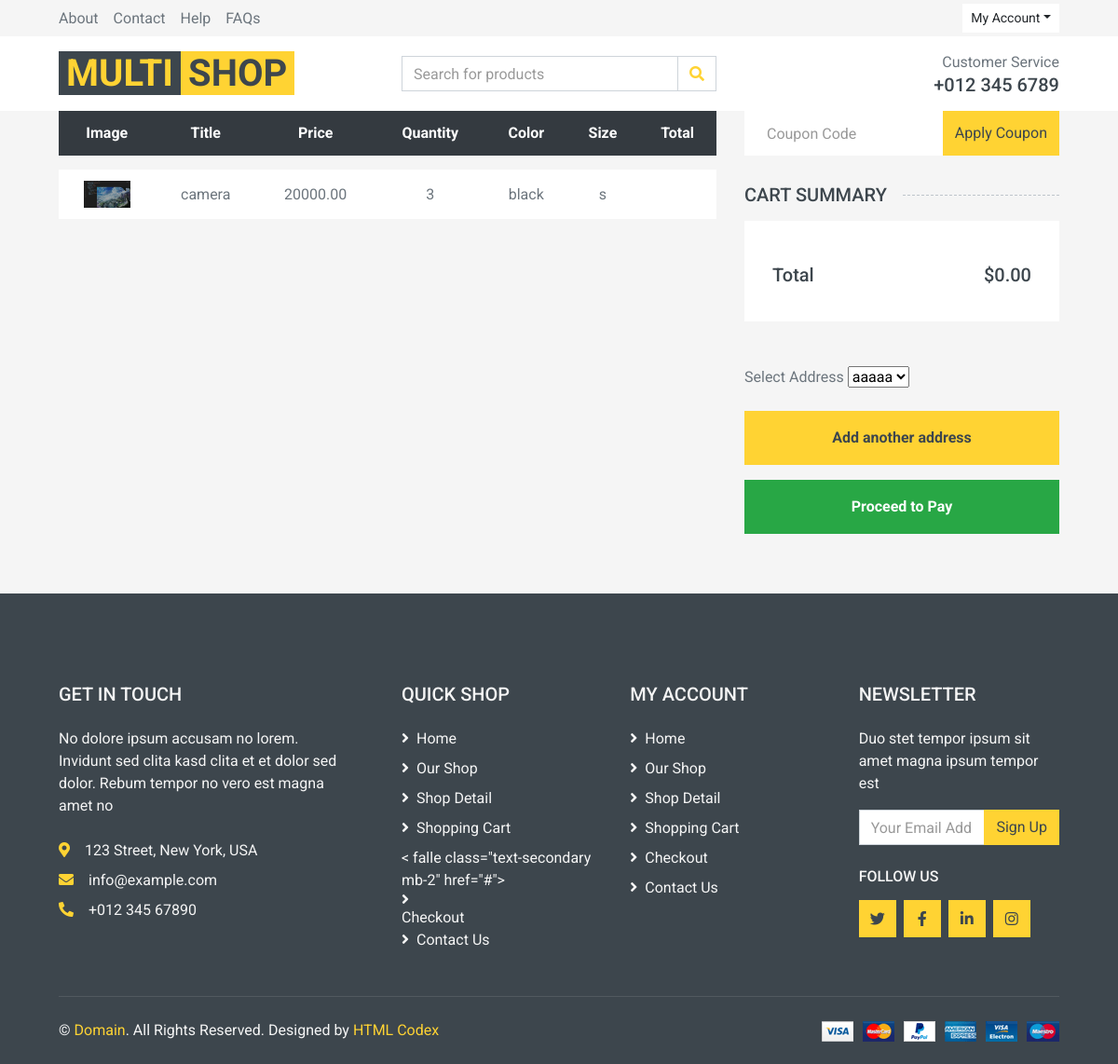
/cart/order/13 (signed in), run on an earlier commit of the app's database.
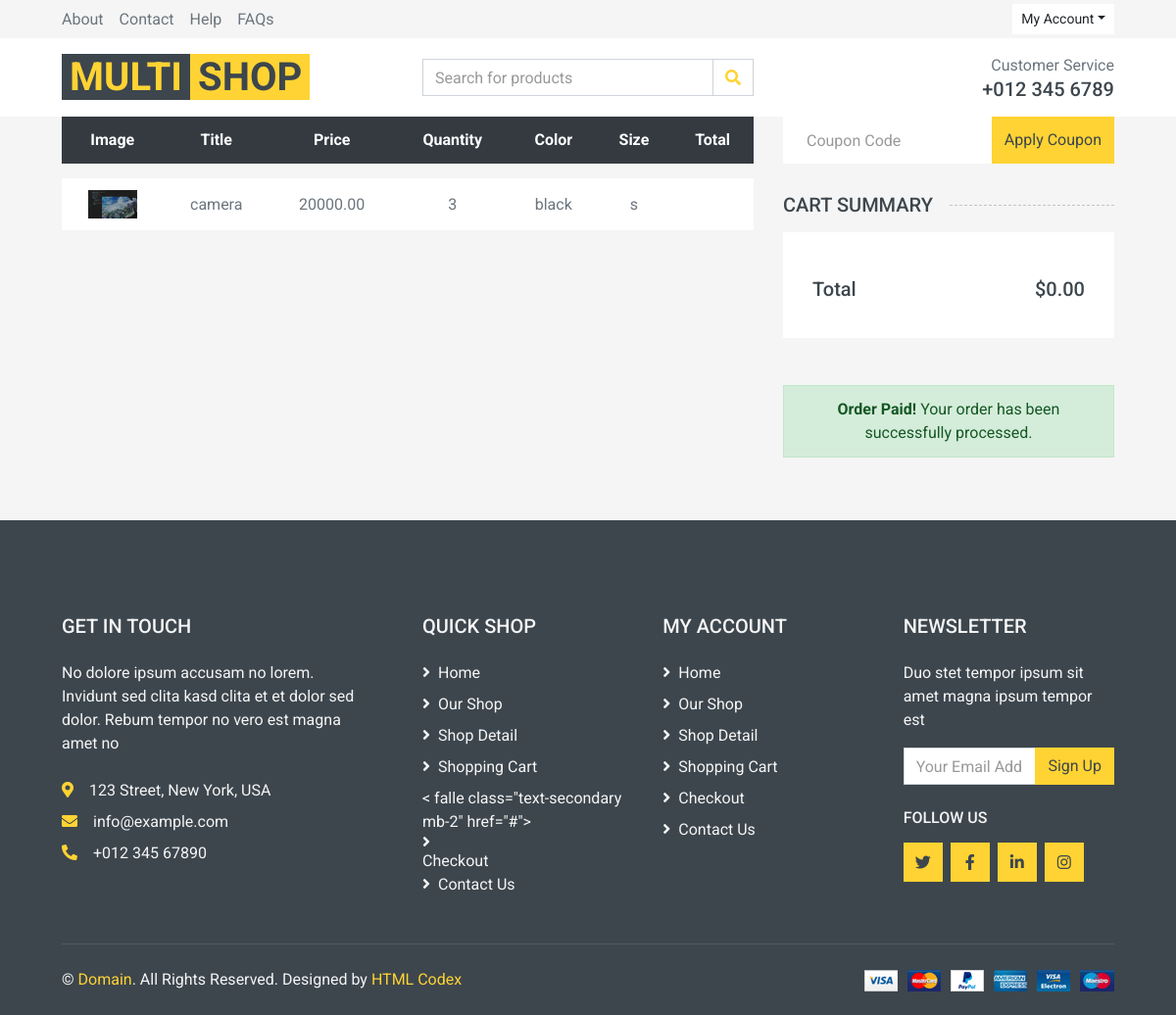
And on a later commit of the database.
### cart/models.py (models this page shows, shortened)
class OrderItem(models.Model):
    order = models.ForeignKey(Order, on_delete=models.CASCADE, related_name="item")
    product = models.ForeignKey(Product, on_delete=models.CASCADE, related_name="item")
    size = models.CharField(max_length=10)
    color = models.CharField(max_length=10)
    quantity = models.IntegerField()
    price = models.DecimalField(max_digits=20, decimal_places=2)

class Order(models.Model):
    user = models.ForeignKey(User, on_delete=models.CASCADE)
    total_price = models.IntegerField(default=0)
    created = models.DateTimeField(auto_now_add=True)
    is_paid = models.BooleanField(default=False)
    address = models.TextField(blank=True , null=True)

### product/models.py (models this page shows, shortened)
class Product(models.Model):
    category = models.ManyToManyField(Category , blank=True , null=True)
    title = models.CharField(max_length=100)
    description = models.TextField()
    price = models.FloatField()
    discount = models.FloatField()
    image = models.ImageField(upload_to="images/", null=True, blank=True)
    size = models.ManyToManyField(Size , blank=True , null=True ,related_name="product")
    color = models.ManyToManyField(Color, related_name="product")

### cart/views.py (the view)
# urls.py: path('order/<int:id>', views.order_detail, name='order_detail'),
@login_required
def order_detail(request, id):
    if request.method == "GET":
        order = get_object_or_404(Order, id=id, user=request.user)
        return render(request, 'cart/order_detail.html', {'order': order})

### cart/templates/cart/order_detail.html (shortened to what this page needs)
{% extends 'base.html' %}
{% load static %}
{% block main %}
<div class="container-fluid">
    <div class="row px-xl-5">
        <div class="col-lg-8 table-responsive mb-5">
            <table class="table table-light table-borderless table-hover text-center mb-0">
                <thead class="thead-dark">
                    <tr>
                        <th>Image</th>
                        <th>Title</th>
                        <th>Price</th>
                        <th>Quantity</th>
                        <th>Color</th>
                        <th>Size</th>
                        <th>Total</th>
                    </tr>
                </thead>
                <tbody class="align-middle">
                    {% for item in order.item.all %}
                    <tr>
                        <td class="align-middle"><img src="{{ item.product.image.url }}" alt="" style="width: 50px;"></td>
                        <td class="align-middle">{{ item.product.title }}</td>
                        <td class="align-middle">{{ item.price }}</td>
                        <td class="align-middle">{{ item.quantity }}</td>
                        <td class="align-middle">{{ item.color }}</td>
                        <td class="align-middle">{{ item.size }}</td>
                        <td class="align-middle">{{ item.total }}</td>
                    </tr>
                    {% endfor %}
                </tbody>
            </table>
        </div>
        <div class="col-lg-4">
            <form class="mb-30" method="post" action="{% url 'cart:apply_discount' order.id %}">
                <div class="input-group">
                    <input type="text" name="discount_code" class="form-control border-0 p-4" placeholder="Coupon Code">
                    <div class="input-group-append">
                        <button class="btn btn-primary">Apply Coupon</button>
                    </div>
                </div>
            </form>
            <h5 class="section-title position-relative text-uppercase mb-3"><span class="bg-secondary pr-3">Cart Summary</span></h5>
            <div class="bg-light p-30 mb-5">
                <div class="pt-2">
                    <div class="d-flex justify-content-between mt-2">
                        <h5>Total</h5>
                        <h5>${{ order.total_price|floatformat:2 }}</h5>
                    </div>
                </div>
            </div>
            {% if order.is_paid %}
                <div class="alert alert-success text-center">
                    <strong>Order Paid!</strong> Your order has been successfully processed.
                </div>
            {% else %}
                {% if request.user.addresses.all %}
                    <div class="mb-3">
                        <label for="address" class="form-label">Select Address</label>
                        <select name="address" id="address" class="form-select form-select-lg">
                            {% for address in request.user.addresses.all %}
                                <option value="{{ address.id }}">{{ address.address }}</option>
                            {% endfor %}
                        </select>
                        <a href="{% url 'account:add_address' %}?next={% url 'cart:order_detail' order.id %}"
                           class="btn btn-block btn-primary font-weight-bold my-3 py-3">Add another address</a>
                    </div>
                    <a href="{% url 'cart:payment' pk=order.id %}" class="btn btn-block btn-success font-weight-bold my-3 py-3">Proceed to Pay</a>
                {% else %}
                    <a href="{% url 'account:add_address' %}?next={% url 'cart:order_detail' order.id %}"
                       class="btn btn-block btn-primary font-weight-bold my-3 py-3">Add address first</a>
                {% endif %}
            {% endif %}
        </div>
    </div>
</div>
{% endblock %}

### templates/base.html (shortened to what this page needs)
{% load render_partial %}
{% load static %}
{% load cache %}
<!DOCTYPE html>
<html lang="en">
<head>
    {% include 'includes/header_links.html' %}
</head>
<body>
    {% include 'includes/topbar.html' %}
{% block main %}
{% endblock %}
    {% include 'includes/footer.html' %}
</body>
</html>

### templates/includes/header_links.html (shortened to what this page needs)
{% load static %}
    <link href="https://cdnjs.cloudflare.com/ajax/libs/font-awesome/5.10.0/css/all.min.css" rel="stylesheet">
    <link href="{% static 'lib/animate/animate.min.css' %}" rel="stylesheet">
    <link href="{% static 'lib/owlcarousel/assets/owl.carousel.min.css' %}" rel="stylesheet">
    <link href="{% static 'css/style.css' %}" rel="stylesheet">

### templates/includes/topbar.html (shortened to what this page needs)
{% load static %}
{% load cache %}
    <div class="container-fluid">
        <div class="row bg-secondary py-1 px-xl-5">
            <div class="col-lg-6 d-none d-lg-block">
                <div class="d-inline-flex align-items-center h-100">
                    <a class="text-body mr-3" href="">About</a>
                    <a class="text-body mr-3" href="">Contact</a>
                    <a class="text-body mr-3" href="">Help</a>
                    <a class="text-body mr-3" href="">FAQs</a>
                </div>
            </div>
            <div class="col-lg-6 text-center text-lg-right">
                <div class="d-inline-flex align-items-center">
                    <div class="btn-group">
                        <button type="button" class="btn btn-sm btn-light dropdown-toggle" data-toggle="dropdown">My Account</button>
                    </div>
                </div>
            </div>
        </div>
        <div class="row align-items-center bg-light py-3 px-xl-5 d-none d-lg-flex">
            <div class="col-lg-4">
                <a href="" class="text-decoration-none">
                    <span class="h1 text-uppercase text-primary bg-dark px-2">Multi</span>
                    <span class="h1 text-uppercase text-dark bg-primary px-2 ml-n1">Shop</span>
                </a>
            </div>
            <div class="col-lg-4 col-6 text-left">
                <form action="">
                    <div class="input-group">
                        <input type="text" class="form-control" placeholder="Search for products">
                        <div class="input-group-append">
                            <span class="input-group-text bg-transparent text-primary">
                                <i class="fa fa-search"></i>
                            </span>
                        </div>
                    </div>
                </form>
            </div>
            <div class="col-lg-4 col-6 text-right">
                <p class="m-0">Customer Service</p>
                <h5 class="m-0">+012 345 6789</h5>
            </div>
        </div>
    </div>

### templates/includes/footer.html
{% load static %}
    <div class="container-fluid bg-dark text-secondary mt-5 pt-5">
        <div class="row px-xl-5 pt-5">
            <div class="col-lg-4 col-md-12 mb-5 pr-3 pr-xl-5">
                <h5 class="text-secondary text-uppercase mb-4">Get In Touch</h5>
                <p class="mb-4">No dolore ipsum accusam no lorem. Invidunt sed clita kasd clita et et dolor sed dolor. Rebum tempor no vero est magna amet no</p>
                <p class="mb-2"><i class="fa fa-map-marker-alt text-primary mr-3"></i>123 Street, New York, USA</p>
                <p class="mb-2"><i class="fa fa-envelope text-primary mr-3"></i>info@example.com</p>
                <p class="mb-0"><i class="fa fa-phone-alt text-primary mr-3"></i>+012 345 67890</p>
            </div>
            <div class="col-lg-8 col-md-12">
                <div class="row">
                    <div class="col-md-4 mb-5">
                        <h5 class="text-secondary text-uppercase mb-4">Quick Shop</h5>
                        <div class="d-flex flex-column justify-content-start">
                            <a class="text-secondary mb-2" href="#"><i class="fa fa-angle-right mr-2"></i>Home</a>
                            <a class="text-secondary mb-2" href="#"><i class="fa fa-angle-right mr-2"></i>Our Shop</a>
                            <a class="text-secondary mb-2" href="#"><i class="fa fa-angle-right mr-2"></i>Shop Detail</a>
                            <a class="text-secondary mb-2" href="#"><i class="fa fa-angle-right mr-2"></i>Shopping Cart</a>
                            < falle class="text-secondary mb-2" href="#"><i class="fa fa-angle-right mr-2"></i>Checkout</a>
                            <a class="text-secondary" href="#"><i class="fa fa-angle-right mr-2"></i>Contact Us</a>
                        </div>
                    </div>
                    <div class="col-md-4 mb-5">
                        <h5 class="text-secondary text-uppercase mb-4">My Account</h5>
                        <div class="d-flex flex-column justify-content-start">
                            <a class="text-secondary mb-2" href="#"><i class="fa fa-angle-right mr-2"></i>Home</a>
                            <a class="text-secondary mb-2" href="#"><i class="fa fa-angle-right mr-2"></i>Our Shop</a>
                            <a class="text-secondary mb-2" href="#"><i class="fa fa-angle-right mr-2"></i>Shop Detail</a>
                            <a class="text-secondary mb-2" href="#"><i class="fa fa-angle-right mr-2"></i>Shopping Cart</a>
                            <a class="text-secondary mb-2" href="#"><i class="fa fa-angle-right mr-2"></i>Checkout</a>
                            <a class="text-secondary" href="#"><i class="fa fa-angle-right mr-2"></i>Contact Us</a>
                        </div>
                    </div>
                    <div class="col-md-4 mb-5">
                        <h5 class="text-secondary text-uppercase mb-4">Newsletter</h5>
                        <p>Duo stet tempor ipsum sit amet magna ipsum tempor est</p>
                        <form action="">
                            <div class="input-group">
                                <input type="text" class="form-control" placeholder="Your Email Address">
                                <div class="input-group-append">
                                    <button class="btn btn-primary">Sign Up</button>
                                </div>
                            </div>
                        </form>
                        <h6 class="text-secondary text-uppercase mt-4 mb-3">Follow Us</h6>
                        <div class="d-flex">
                            <a class="btn btn-primary btn-square mr-2" href="#"><i class="fab fa-twitter"></i></a>
                            <a class="btn btn-primary btn-square mr-2" href="#"><i class="fab fa-facebook-f"></i></a>
                            <a class="btn btn-primary btn-square mr-2" href="#"><i class="fab fa-linkedin-in"></i></a>
                            <a class="btn btn-primary btn-square" href="#"><i class="fab fa-instagram"></i></a>
                        </div>
                    </div>
                </div>
            </div>
        </div>
        <div class="row border-top mx-xl-5 py-4" style="border-color: rgba(256, 256, 256, .1) !important;">
            <div class="col-md-6 px-xl-0">
                <p class="mb-md-0 text-center text-md-left text-secondary">
                    &copy; <a class="text-primary" href="#">Domain</a>. All Rights Reserved. Designed
                    by
                    <a class="text-primary" href="https://htmlcodex.com">HTML Codex</a>
                </p>
            </div>
            <div class="col-md-6 px-xl-0 text-center text-md-right">
                <img class="img-fluid" src="{% static 'img/payments.png' %}" alt="">
            </div>
        </div>
    </div>

### templates/includes/footer_links.html (shortened to what this page needs)
{% load static %}

What changed in the data, as far as the page shows it:
changed Order: is_paid False → True (drawn)
Also different on the page:
form field address: "aaaaa" → (not shown)
text no longer shown: "Select Address Add another address Proceed to Pay"
text now shown: "Order Paid! Your order has been successfully processed."
